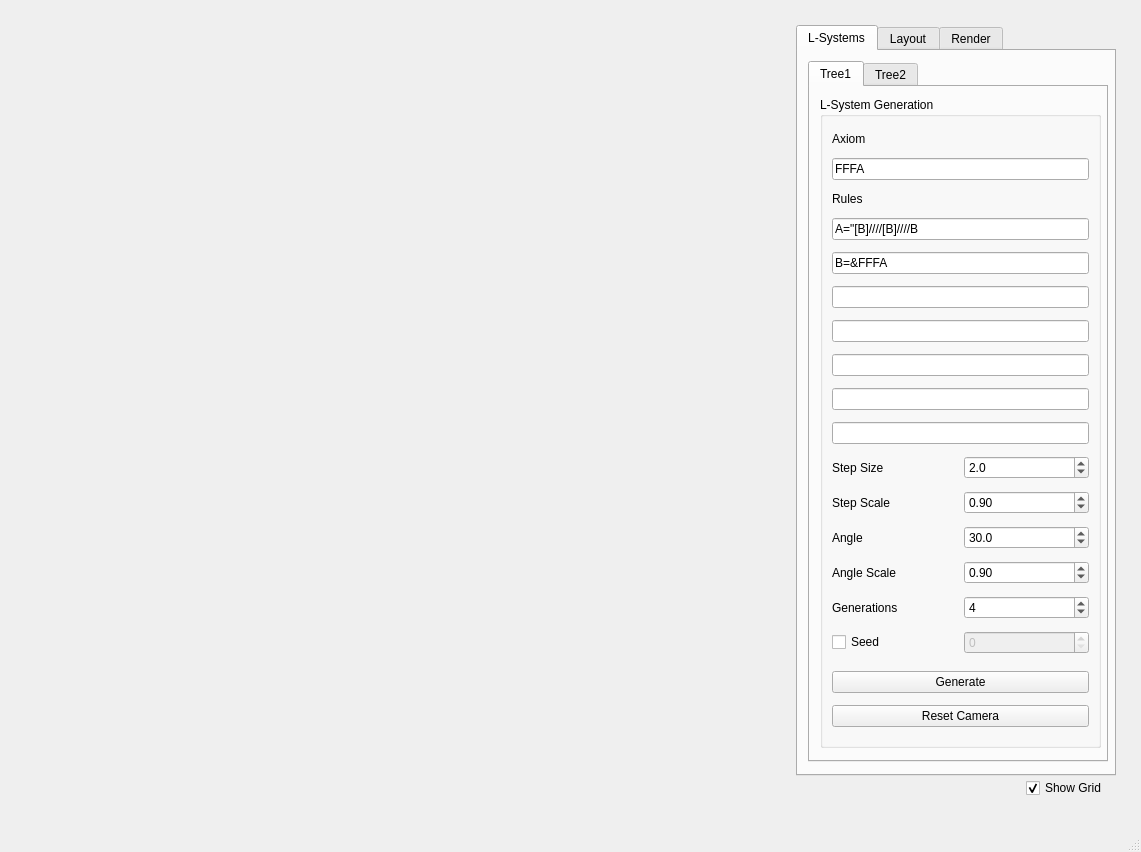
<?xml version="1.0" encoding="UTF-8"?>
<ui version="4.0">
 <class>MainWindow</class>
 <widget class="QMainWindow" name="MainWindow">
  <property name="geometry">
   <rect>
    <x>0</x>
    <y>0</y>
    <width>1141</width>
    <height>852</height>
   </rect>
  </property>
  <property name="windowTitle">
   <string>Forest Generator</string>
  </property>
  <widget class="QWidget" name="centralwidget">
   <layout class="QGridLayout" name="s_mainWindowGridLayout">
    <item row="0" column="3">
     <widget class="QFrame" name="frame">
      <property name="sizePolicy">
       <sizepolicy hsizetype="Fixed" vsizetype="Preferred">
        <horstretch>0</horstretch>
        <verstretch>0</verstretch>
       </sizepolicy>
      </property>
      <property name="frameShape">
       <enum>QFrame::StyledPanel</enum>
      </property>
      <property name="frameShadow">
       <enum>QFrame::Raised</enum>
      </property>
     </widget>
    </item>
    <item row="0" column="0">
     <spacer name="horizontalSpacer">
      <property name="orientation">
       <enum>Qt::Horizontal</enum>
      </property>
      <property name="sizeType">
       <enum>QSizePolicy::MinimumExpanding</enum>
      </property>
      <property name="sizeHint" stdset="0">
       <size>
        <width>765</width>
        <height>527</height>
       </size>
      </property>
     </spacer>
    </item>
    <item row="0" column="2">
     <widget class="QWidget" name="widget" native="true">
      <property name="sizePolicy">
       <sizepolicy hsizetype="Fixed" vsizetype="Fixed">
        <horstretch>0</horstretch>
        <verstretch>0</verstretch>
       </sizepolicy>
      </property>
      <property name="minimumSize">
       <size>
        <width>330</width>
        <height>780</height>
       </size>
      </property>
      <widget class="QTabWidget" name="m_superTab">
       <property name="geometry">
        <rect>
         <x>0</x>
         <y>0</y>
         <width>320</width>
         <height>751</height>
        </rect>
       </property>
       <property name="sizePolicy">
        <sizepolicy hsizetype="Fixed" vsizetype="MinimumExpanding">
         <horstretch>0</horstretch>
         <verstretch>0</verstretch>
        </sizepolicy>
       </property>
       <property name="minimumSize">
        <size>
         <width>320</width>
         <height>688</height>
        </size>
       </property>
       <property name="tabPosition">
        <enum>QTabWidget::North</enum>
       </property>
       <property name="tabShape">
        <enum>QTabWidget::Rounded</enum>
       </property>
       <property name="currentIndex">
        <number>0</number>
       </property>
       <widget class="QWidget" name="tab_3">
        <attribute name="title">
         <string>L-Systems</string>
        </attribute>
        <widget class="QTabWidget" name="m_tab">
         <property name="geometry">
          <rect>
           <x>10</x>
           <y>10</y>
           <width>300</width>
           <height>701</height>
          </rect>
         </property>
         <property name="sizePolicy">
          <sizepolicy hsizetype="Fixed" vsizetype="Fixed">
           <horstretch>0</horstretch>
           <verstretch>0</verstretch>
          </sizepolicy>
         </property>
         <property name="minimumSize">
          <size>
           <width>300</width>
           <height>300</height>
          </size>
         </property>
         <property name="currentIndex">
          <number>0</number>
         </property>
         <widget class="QWidget" name="tab">
          <attribute name="title">
           <string>Tree1</string>
          </attribute>
          <widget class="QGroupBox" name="s_transformGB">
           <property name="geometry">
            <rect>
             <x>10</x>
             <y>10</y>
             <width>281</width>
             <height>651</height>
            </rect>
           </property>
           <property name="sizePolicy">
            <sizepolicy hsizetype="Preferred" vsizetype="Fixed">
             <horstretch>0</horstretch>
             <verstretch>0</verstretch>
            </sizepolicy>
           </property>
           <property name="title">
            <string>L-System Generation</string>
           </property>
           <layout class="QGridLayout" name="gridLayout">
            <item row="27" column="0">
             <layout class="QHBoxLayout" name="horizontalLayout_11">
              <item>
               <widget class="QCheckBox" name="m_seedToggle_1">
                <property name="text">
                 <string>Seed</string>
                </property>
               </widget>
              </item>
              <item>
               <widget class="QSpinBox" name="m_seed_1">
                <property name="enabled">
                 <bool>false</bool>
                </property>
               </widget>
              </item>
             </layout>
            </item>
            <item row="0" column="0">
             <widget class="QLabel" name="label">
              <property name="sizePolicy">
               <sizepolicy hsizetype="Preferred" vsizetype="Fixed">
                <horstretch>0</horstretch>
                <verstretch>0</verstretch>
               </sizepolicy>
              </property>
              <property name="text">
               <string>Axiom</string>
              </property>
             </widget>
            </item>
            <item row="1" column="0">
             <widget class="QLineEdit" name="m_axiom_1">
              <property name="sizePolicy">
               <sizepolicy hsizetype="Minimum" vsizetype="Fixed">
                <horstretch>0</horstretch>
                <verstretch>0</verstretch>
               </sizepolicy>
              </property>
              <property name="text">
               <string>FFFA</string>
              </property>
              <property name="maxLength">
               <number>32765</number>
              </property>
             </widget>
            </item>
            <item row="30" column="0">
             <widget class="QPushButton" name="m_resetCamera_1">
              <property name="text">
               <string>Reset Camera</string>
              </property>
             </widget>
            </item>
            <item row="24" column="0">
             <layout class="QHBoxLayout" name="horizontalLayout_4">
              <item>
               <widget class="QLabel" name="label_7">
                <property name="text">
                 <string>Angle Scale</string>
                </property>
               </widget>
              </item>
              <item>
               <widget class="QDoubleSpinBox" name="m_angleScale_1">
                <property name="singleStep">
                 <double>0.010000000000000</double>
                </property>
                <property name="value">
                 <double>0.900000000000000</double>
                </property>
               </widget>
              </item>
             </layout>
            </item>
            <item row="29" column="0">
             <widget class="QPushButton" name="m_generate_1">
              <property name="text">
               <string>Generate</string>
              </property>
             </widget>
            </item>
            <item row="17" column="0">
             <layout class="QHBoxLayout" name="horizontalLayout">
              <item>
               <widget class="QLabel" name="label_4">
                <property name="text">
                 <string>Step Size</string>
                </property>
               </widget>
              </item>
              <item>
               <widget class="QDoubleSpinBox" name="m_stepSize_1">
                <property name="decimals">
                 <number>1</number>
                </property>
                <property name="singleStep">
                 <double>0.100000000000000</double>
                </property>
                <property name="value">
                 <double>2.000000000000000</double>
                </property>
               </widget>
              </item>
             </layout>
            </item>
            <item row="18" column="0">
             <layout class="QHBoxLayout" name="horizontalLayout_2">
              <item>
               <widget class="QLabel" name="label_5">
                <property name="text">
                 <string>Step Scale</string>
                </property>
               </widget>
              </item>
              <item>
               <widget class="QDoubleSpinBox" name="m_stepScale_1">
                <property name="singleStep">
                 <double>0.010000000000000</double>
                </property>
                <property name="value">
                 <double>0.900000000000000</double>
                </property>
               </widget>
              </item>
             </layout>
            </item>
            <item row="21" column="0">
             <layout class="QHBoxLayout" name="horizontalLayout_3">
              <item>
               <widget class="QLabel" name="label_6">
                <property name="text">
                 <string>Angle</string>
                </property>
               </widget>
              </item>
              <item>
               <widget class="QDoubleSpinBox" name="m_angle_1">
                <property name="decimals">
                 <number>1</number>
                </property>
                <property name="value">
                 <double>30.000000000000000</double>
                </property>
               </widget>
              </item>
             </layout>
            </item>
            <item row="26" column="0">
             <layout class="QHBoxLayout" name="horizontalLayout_5">
              <item>
               <widget class="QLabel" name="label_3">
                <property name="text">
                 <string>Generations</string>
                </property>
               </widget>
              </item>
              <item>
               <widget class="QSpinBox" name="m_generation_1">
                <property name="value">
                 <number>4</number>
                </property>
               </widget>
              </item>
             </layout>
            </item>
            <item row="7" column="0">
             <widget class="QLineEdit" name="m_rule3_1">
              <property name="sizePolicy">
               <sizepolicy hsizetype="Minimum" vsizetype="Fixed">
                <horstretch>0</horstretch>
                <verstretch>0</verstretch>
               </sizepolicy>
              </property>
             </widget>
            </item>
            <item row="15" column="0">
             <widget class="QLineEdit" name="m_rule7_1">
              <property name="sizePolicy">
               <sizepolicy hsizetype="Minimum" vsizetype="Fixed">
                <horstretch>0</horstretch>
                <verstretch>0</verstretch>
               </sizepolicy>
              </property>
             </widget>
            </item>
            <item row="8" column="0">
             <widget class="QLineEdit" name="m_rule4_1">
              <property name="sizePolicy">
               <sizepolicy hsizetype="Minimum" vsizetype="Fixed">
                <horstretch>0</horstretch>
                <verstretch>0</verstretch>
               </sizepolicy>
              </property>
             </widget>
            </item>
            <item row="2" column="0">
             <widget class="QLabel" name="label_2">
              <property name="sizePolicy">
               <sizepolicy hsizetype="Preferred" vsizetype="Fixed">
                <horstretch>0</horstretch>
                <verstretch>0</verstretch>
               </sizepolicy>
              </property>
              <property name="text">
               <string>Rules</string>
              </property>
             </widget>
            </item>
            <item row="28" column="0">
             <spacer name="verticalSpacer">
              <property name="orientation">
               <enum>Qt::Vertical</enum>
              </property>
              <property name="sizeType">
               <enum>QSizePolicy::Fixed</enum>
              </property>
              <property name="sizeHint" stdset="0">
               <size>
                <width>20</width>
                <height>5</height>
               </size>
              </property>
             </spacer>
            </item>
            <item row="3" column="0">
             <widget class="QLineEdit" name="m_rule1_1">
              <property name="sizePolicy">
               <sizepolicy hsizetype="Minimum" vsizetype="Fixed">
                <horstretch>0</horstretch>
                <verstretch>0</verstretch>
               </sizepolicy>
              </property>
              <property name="text">
               <string>A=&quot;[B]////[B]////B</string>
              </property>
             </widget>
            </item>
            <item row="14" column="0">
             <widget class="QLineEdit" name="m_rule6_1">
              <property name="sizePolicy">
               <sizepolicy hsizetype="Minimum" vsizetype="Fixed">
                <horstretch>0</horstretch>
                <verstretch>0</verstretch>
               </sizepolicy>
              </property>
             </widget>
            </item>
            <item row="4" column="0">
             <widget class="QLineEdit" name="m_rule2_1">
              <property name="sizePolicy">
               <sizepolicy hsizetype="Minimum" vsizetype="Fixed">
                <horstretch>0</horstretch>
                <verstretch>0</verstretch>
               </sizepolicy>
              </property>
              <property name="text">
               <string>B=&amp;FFFA</string>
              </property>
             </widget>
            </item>
            <item row="13" column="0">
             <widget class="QLineEdit" name="m_rule5_1">
              <property name="sizePolicy">
               <sizepolicy hsizetype="Minimum" vsizetype="Fixed">
                <horstretch>0</horstretch>
                <verstretch>0</verstretch>
               </sizepolicy>
              </property>
             </widget>
            </item>
           </layout>
          </widget>
         </widget>
         <widget class="QWidget" name="tab_2">
          <attribute name="title">
           <string>Tree2</string>
          </attribute>
          <widget class="QGroupBox" name="s_transformGB_2">
           <property name="geometry">
            <rect>
             <x>10</x>
             <y>10</y>
             <width>281</width>
             <height>651</height>
            </rect>
           </property>
           <property name="sizePolicy">
            <sizepolicy hsizetype="Preferred" vsizetype="Fixed">
             <horstretch>0</horstretch>
             <verstretch>0</verstretch>
            </sizepolicy>
           </property>
           <property name="title">
            <string>L-System Generation</string>
           </property>
           <layout class="QGridLayout" name="gridLayout_2">
            <item row="2" column="0">
             <widget class="QLabel" name="label_14">
              <property name="sizePolicy">
               <sizepolicy hsizetype="Preferred" vsizetype="Fixed">
                <horstretch>0</horstretch>
                <verstretch>0</verstretch>
               </sizepolicy>
              </property>
              <property name="text">
               <string>Rules</string>
              </property>
             </widget>
            </item>
            <item row="24" column="0">
             <widget class="QPushButton" name="m_resetCamera_2">
              <property name="text">
               <string>Reset Camera</string>
              </property>
             </widget>
            </item>
            <item row="23" column="0">
             <widget class="QPushButton" name="m_generate_2">
              <property name="text">
               <string>Generate</string>
              </property>
             </widget>
            </item>
            <item row="11" column="0">
             <layout class="QHBoxLayout" name="horizontalLayout_7">
              <item>
               <widget class="QLabel" name="label_9">
                <property name="text">
                 <string>Step Size</string>
                </property>
               </widget>
              </item>
              <item>
               <widget class="QDoubleSpinBox" name="m_stepSize_2">
                <property name="decimals">
                 <number>1</number>
                </property>
                <property name="singleStep">
                 <double>0.100000000000000</double>
                </property>
                <property name="value">
                 <double>1.000000000000000</double>
                </property>
               </widget>
              </item>
             </layout>
            </item>
            <item row="18" column="0">
             <layout class="QHBoxLayout" name="horizontalLayout_6">
              <item>
               <widget class="QLabel" name="label_8">
                <property name="text">
                 <string>Angle Scale</string>
                </property>
               </widget>
              </item>
              <item>
               <widget class="QDoubleSpinBox" name="m_angleScale_2">
                <property name="singleStep">
                 <double>0.010000000000000</double>
                </property>
                <property name="value">
                 <double>0.900000000000000</double>
                </property>
               </widget>
              </item>
             </layout>
            </item>
            <item row="7" column="0">
             <widget class="QLineEdit" name="m_rule5_2">
              <property name="sizePolicy">
               <sizepolicy hsizetype="Minimum" vsizetype="Fixed">
                <horstretch>0</horstretch>
                <verstretch>0</verstretch>
               </sizepolicy>
              </property>
             </widget>
            </item>
            <item row="15" column="0">
             <layout class="QHBoxLayout" name="horizontalLayout_8">
              <item>
               <widget class="QLabel" name="label_10">
                <property name="text">
                 <string>Angle</string>
                </property>
               </widget>
              </item>
              <item>
               <widget class="QDoubleSpinBox" name="m_angle_2">
                <property name="decimals">
                 <number>1</number>
                </property>
                <property name="value">
                 <double>25.000000000000000</double>
                </property>
               </widget>
              </item>
             </layout>
            </item>
            <item row="10" column="0">
             <widget class="QLineEdit" name="m_rule7_2">
              <property name="sizePolicy">
               <sizepolicy hsizetype="Minimum" vsizetype="Fixed">
                <horstretch>0</horstretch>
                <verstretch>0</verstretch>
               </sizepolicy>
              </property>
             </widget>
            </item>
            <item row="9" column="0">
             <widget class="QLineEdit" name="m_rule6_2">
              <property name="sizePolicy">
               <sizepolicy hsizetype="Minimum" vsizetype="Fixed">
                <horstretch>0</horstretch>
                <verstretch>0</verstretch>
               </sizepolicy>
              </property>
             </widget>
            </item>
            <item row="12" column="0">
             <layout class="QHBoxLayout" name="horizontalLayout_10">
              <item>
               <widget class="QLabel" name="label_12">
                <property name="text">
                 <string>Step Scale</string>
                </property>
               </widget>
              </item>
              <item>
               <widget class="QDoubleSpinBox" name="m_stepScale_2">
                <property name="singleStep">
                 <double>0.010000000000000</double>
                </property>
                <property name="value">
                 <double>0.900000000000000</double>
                </property>
               </widget>
              </item>
             </layout>
            </item>
            <item row="20" column="0">
             <layout class="QHBoxLayout" name="horizontalLayout_9">
              <item>
               <widget class="QLabel" name="label_11">
                <property name="text">
                 <string>Generations</string>
                </property>
               </widget>
              </item>
              <item>
               <widget class="QSpinBox" name="m_generation_2">
                <property name="value">
                 <number>6</number>
                </property>
               </widget>
              </item>
             </layout>
            </item>
            <item row="6" column="0">
             <widget class="QLineEdit" name="m_rule4_2">
              <property name="sizePolicy">
               <sizepolicy hsizetype="Minimum" vsizetype="Fixed">
                <horstretch>0</horstretch>
                <verstretch>0</verstretch>
               </sizepolicy>
              </property>
              <property name="text">
               <string/>
              </property>
             </widget>
            </item>
            <item row="0" column="0">
             <widget class="QLabel" name="label_13">
              <property name="sizePolicy">
               <sizepolicy hsizetype="Preferred" vsizetype="Fixed">
                <horstretch>0</horstretch>
                <verstretch>0</verstretch>
               </sizepolicy>
              </property>
              <property name="text">
               <string>Axiom</string>
              </property>
             </widget>
            </item>
            <item row="5" column="0">
             <widget class="QLineEdit" name="m_rule3_2">
              <property name="sizePolicy">
               <sizepolicy hsizetype="Minimum" vsizetype="Fixed">
                <horstretch>0</horstretch>
                <verstretch>0</verstretch>
               </sizepolicy>
              </property>
             </widget>
            </item>
            <item row="4" column="0">
             <widget class="QLineEdit" name="m_rule2_2">
              <property name="sizePolicy">
               <sizepolicy hsizetype="Minimum" vsizetype="Fixed">
                <horstretch>0</horstretch>
                <verstretch>0</verstretch>
               </sizepolicy>
              </property>
              <property name="text">
               <string>F=FF</string>
              </property>
             </widget>
            </item>
            <item row="3" column="0">
             <widget class="QLineEdit" name="m_rule1_2">
              <property name="sizePolicy">
               <sizepolicy hsizetype="Minimum" vsizetype="Fixed">
                <horstretch>0</horstretch>
                <verstretch>0</verstretch>
               </sizepolicy>
              </property>
              <property name="text">
               <string>A=F&amp;[[A]^A]^F^[^FA]&amp;A</string>
              </property>
             </widget>
            </item>
            <item row="1" column="0">
             <widget class="QLineEdit" name="m_axiom_2">
              <property name="sizePolicy">
               <sizepolicy hsizetype="Minimum" vsizetype="Fixed">
                <horstretch>0</horstretch>
                <verstretch>0</verstretch>
               </sizepolicy>
              </property>
              <property name="text">
               <string>///A</string>
              </property>
              <property name="maxLength">
               <number>32765</number>
              </property>
             </widget>
            </item>
            <item row="21" column="0">
             <layout class="QHBoxLayout" name="horizontalLayout_12">
              <item>
               <widget class="QCheckBox" name="m_seedToggle_2">
                <property name="text">
                 <string>Seed</string>
                </property>
               </widget>
              </item>
              <item>
               <widget class="QSpinBox" name="m_seed_2">
                <property name="enabled">
                 <bool>false</bool>
                </property>
               </widget>
              </item>
             </layout>
            </item>
            <item row="22" column="0">
             <spacer name="verticalSpacer_2">
              <property name="orientation">
               <enum>Qt::Vertical</enum>
              </property>
              <property name="sizeType">
               <enum>QSizePolicy::Fixed</enum>
              </property>
              <property name="sizeHint" stdset="0">
               <size>
                <width>20</width>
                <height>5</height>
               </size>
              </property>
             </spacer>
            </item>
           </layout>
          </widget>
         </widget>
        </widget>
       </widget>
       <widget class="QWidget" name="tab_4">
        <attribute name="title">
         <string>Layout</string>
        </attribute>
        <widget class="QPushButton" name="m_resetCamera_layout">
         <property name="geometry">
          <rect>
           <x>30</x>
           <y>20</y>
           <width>257</width>
           <height>25</height>
          </rect>
         </property>
         <property name="text">
          <string>Reset Camera</string>
         </property>
        </widget>
       </widget>
       <widget class="QWidget" name="tab_5">
        <attribute name="title">
         <string>Render</string>
        </attribute>
        <widget class="QPushButton" name="m_resetCamera_render">
         <property name="geometry">
          <rect>
           <x>30</x>
           <y>20</y>
           <width>257</width>
           <height>25</height>
          </rect>
         </property>
         <property name="text">
          <string>Reset Camera</string>
         </property>
        </widget>
       </widget>
      </widget>
      <widget class="QCheckBox" name="m_grid">
       <property name="geometry">
        <rect>
         <x>230</x>
         <y>750</y>
         <width>91</width>
         <height>26</height>
        </rect>
       </property>
       <property name="text">
        <string>Show Grid</string>
       </property>
       <property name="checked">
        <bool>true</bool>
       </property>
      </widget>
     </widget>
    </item>
   </layout>
  </widget>
  <widget class="QMenuBar" name="menubar">
   <property name="geometry">
    <rect>
     <x>0</x>
     <y>0</y>
     <width>1141</width>
     <height>25</height>
    </rect>
   </property>
  </widget>
  <widget class="QStatusBar" name="statusbar"/>
 </widget>
 <resources/>
 <connections/>
</ui>
